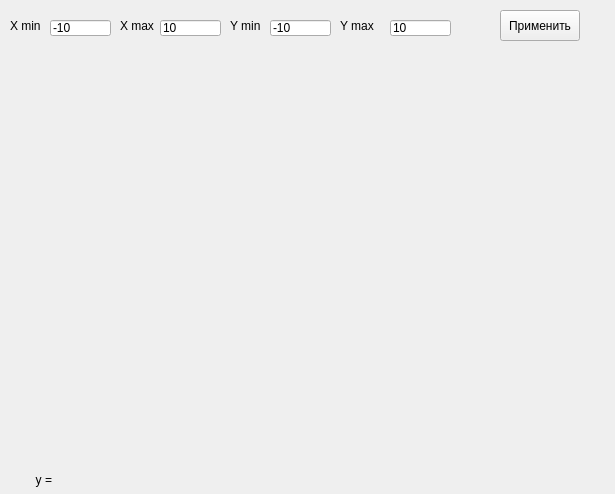
<?xml version="1.0" encoding="UTF-8"?>
<ui version="4.0">
 <class>graph_my</class>
 <widget class="QWidget" name="graph_my">
  <property name="geometry">
   <rect>
    <x>0</x>
    <y>0</y>
    <width>615</width>
    <height>494</height>
   </rect>
  </property>
  <property name="windowTitle">
   <string>Form</string>
  </property>
  <widget class="QCustomPlot" name="widget" native="true">
   <property name="geometry">
    <rect>
     <x>10</x>
     <y>50</y>
     <width>591</width>
     <height>421</height>
    </rect>
   </property>
  </widget>
  <widget class="QLabel" name="label">
   <property name="geometry">
    <rect>
     <x>10</x>
     <y>20</y>
     <width>36</width>
     <height>12</height>
    </rect>
   </property>
   <property name="text">
    <string>X min</string>
   </property>
  </widget>
  <widget class="QLabel" name="label_2">
   <property name="geometry">
    <rect>
     <x>120</x>
     <y>20</y>
     <width>36</width>
     <height>12</height>
    </rect>
   </property>
   <property name="text">
    <string>X max</string>
   </property>
  </widget>
  <widget class="QLabel" name="label_3">
   <property name="geometry">
    <rect>
     <x>230</x>
     <y>20</y>
     <width>36</width>
     <height>12</height>
    </rect>
   </property>
   <property name="text">
    <string>Y min</string>
   </property>
  </widget>
  <widget class="QLabel" name="label_4">
   <property name="geometry">
    <rect>
     <x>340</x>
     <y>20</y>
     <width>36</width>
     <height>12</height>
    </rect>
   </property>
   <property name="text">
    <string>Y max</string>
   </property>
  </widget>
  <widget class="QLineEdit" name="lineEdit_xmin">
   <property name="geometry">
    <rect>
     <x>50</x>
     <y>20</y>
     <width>61</width>
     <height>16</height>
    </rect>
   </property>
   <property name="text">
    <string>-10</string>
   </property>
  </widget>
  <widget class="QLineEdit" name="lineEdit_xmax">
   <property name="geometry">
    <rect>
     <x>160</x>
     <y>20</y>
     <width>61</width>
     <height>16</height>
    </rect>
   </property>
   <property name="text">
    <string>10</string>
   </property>
  </widget>
  <widget class="QLineEdit" name="lineEdit_ymin">
   <property name="geometry">
    <rect>
     <x>270</x>
     <y>20</y>
     <width>61</width>
     <height>16</height>
    </rect>
   </property>
   <property name="text">
    <string>-10</string>
   </property>
  </widget>
  <widget class="QLineEdit" name="lineEdit_ymax">
   <property name="geometry">
    <rect>
     <x>390</x>
     <y>20</y>
     <width>61</width>
     <height>16</height>
    </rect>
   </property>
   <property name="text">
    <string>10</string>
   </property>
  </widget>
  <widget class="QPushButton" name="pushButton_draw">
   <property name="geometry">
    <rect>
     <x>500</x>
     <y>10</y>
     <width>80</width>
     <height>31</height>
    </rect>
   </property>
   <property name="text">
    <string>Применить</string>
   </property>
  </widget>
  <widget class="QLabel" name="label_graph">
   <property name="geometry">
    <rect>
     <x>90</x>
     <y>470</y>
     <width>411</width>
     <height>20</height>
    </rect>
   </property>
   <property name="text">
    <string/>
   </property>
   <property name="alignment">
    <set>Qt::AlignCenter</set>
   </property>
  </widget>
  <widget class="QLabel" name="label_6">
   <property name="geometry">
    <rect>
     <x>10</x>
     <y>470</y>
     <width>71</width>
     <height>20</height>
    </rect>
   </property>
   <property name="text">
    <string>y = </string>
   </property>
   <property name="alignment">
    <set>Qt::AlignCenter</set>
   </property>
  </widget>
 </widget>
 <customwidgets>
  <customwidget>
   <class>QCustomPlot</class>
   <extends>QWidget</extends>
   <header>qcustomplot.h</header>
   <container>1</container>
  </customwidget>
 </customwidgets>
 <resources/>
 <connections/>
</ui>
